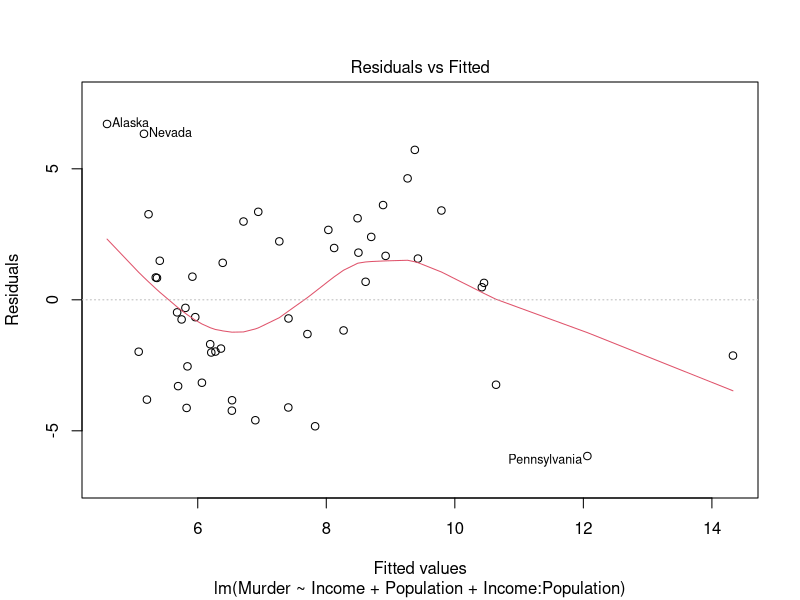
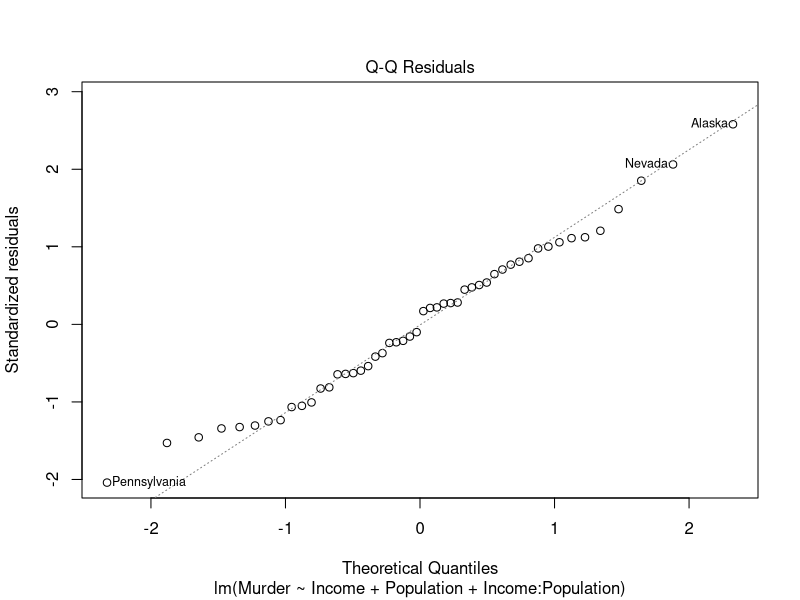
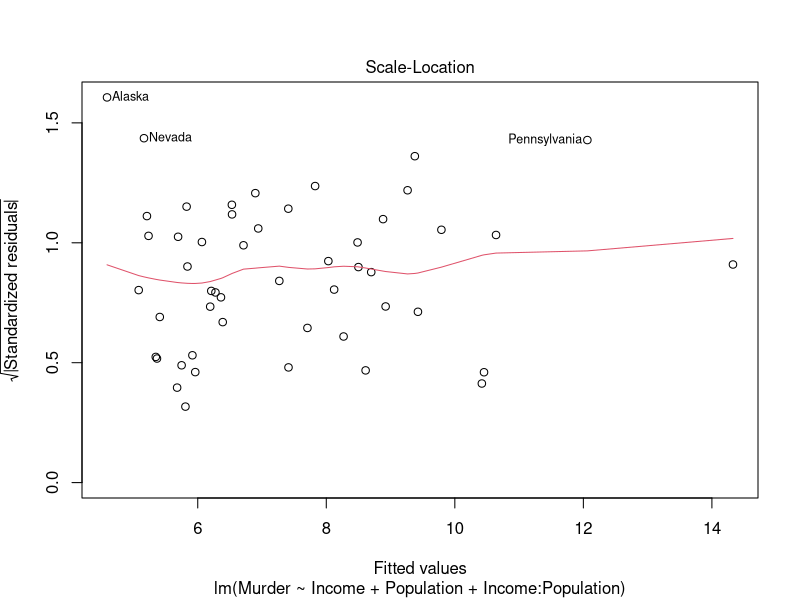
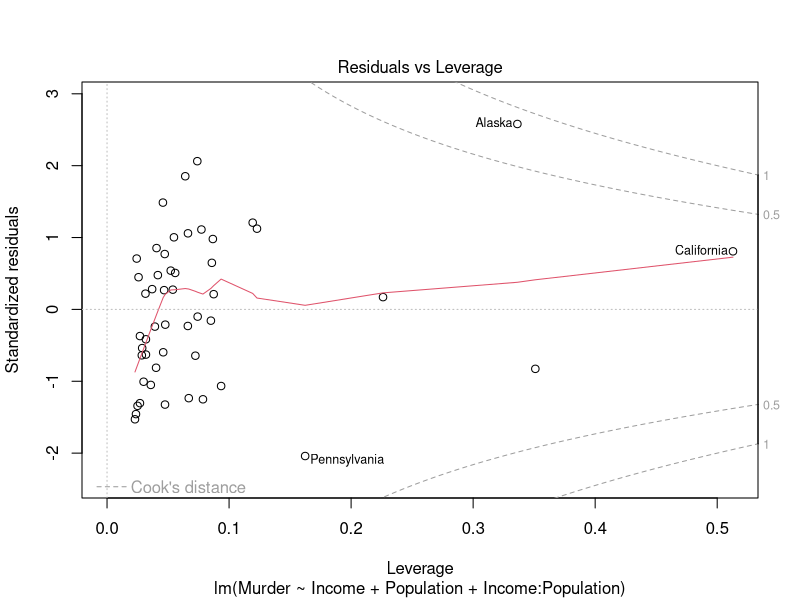
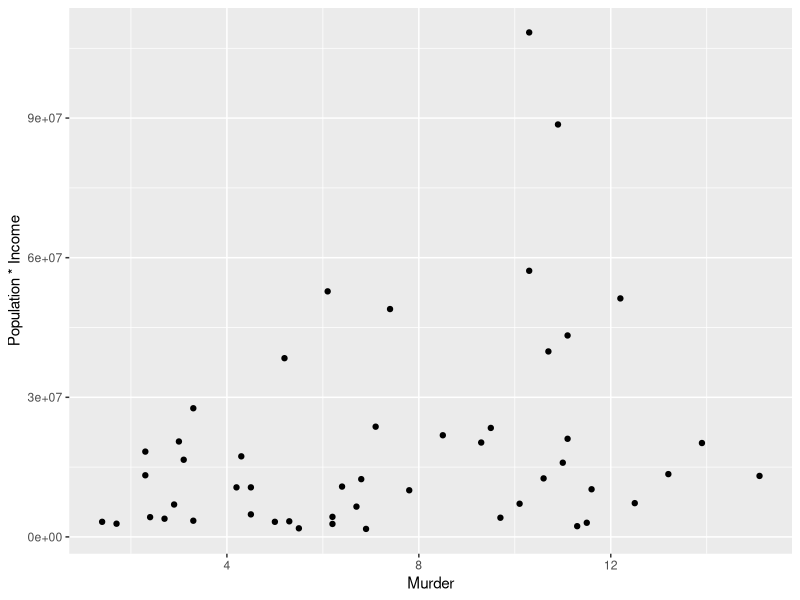
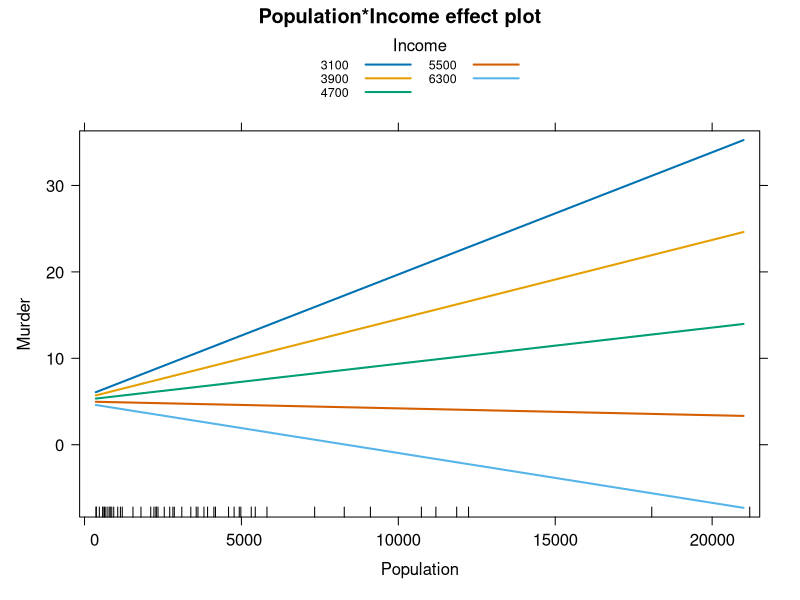

These figures' R source, in order:
# import housing data
dataset <- as.data.frame(state.x77)
library(ggplot2)
library(effects)

lm <- lm(Murder ~ Income + Population + Income:Population, data=dataset)

summary(dataset)
summary(lm)

plot(lm)

sct <- ggplot(dataset, aes(x=Murder, y=Population*Income)) + geom_point()
sct

m<- lm(Murder ~ Population*Income, data= dataset)
summary(m)
plot(effect("Population:Income", m), multiline = TRUE)

table(dataset$Income)
